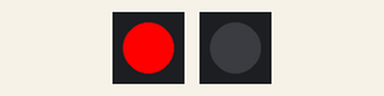
Recording of a program running on a simulated Raspberry Pi (BCM pin numbers). On the bench: 2 × 1 RGB LEDs in strip order, left to right.

Above: at 0.06 s.
At 8.39 s:
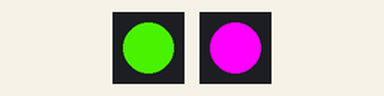
At 19.61 s:
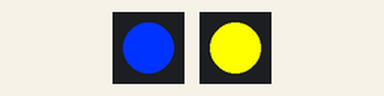
At 39.85 s:
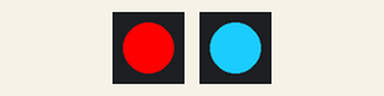
Timing chart, 0 to 40.0 s (numbered marks = the images above):
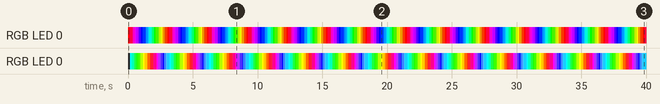

The program:

RGBreverse.py
```python
#!/usr/bin/env python3

from gpiozero import RGBLED
from time import sleep

led = RGBLED(20,19,21,active_high=True)
led2 = RGBLED(13,18,17,active_high=True)

while True:
	#red
	led.color = (1,0,0)
	sleep(0.12)

	#.5
	led.color = (1,0,0.25)
	sleep(0.05)

	#red
	led2.color = (0,1,1)
	sleep(0.12)

	#.5
	led2.color = (0,1,0.75)
	sleep(0.05)

	#rose
	led.color = (0.95,0,0.4)
	sleep(0.06)

	#.5
	led.color = (0.9,0,0.75)
	sleep(0.05)

	#rose
	led2.color = (0.05,1,0.6)
	sleep(0.06)

	#.5
	led2.color = (0.1,1,0.25)
	sleep(0.05)

	#purple
	led.color = (0.9,0,1)
	sleep(0.07)

	#.5
	led.color = (0.77,0,1)
	sleep(0.05)

	#purple
	led2.color = (0.1,1,0)
	sleep(0.07)

	#.5
	led2.color = (0.23,1,0)
	sleep(0.05)

	#violet
	led.color = (0.6,0,1)
	sleep(0.06)

	#.5
	led.color = (0.3,0,1)
	sleep(0.05)

	#violet
	led2.color = (0.4,1,0)
	sleep(0.06)

	#.5
	led2.color = (0.7,1,0)
	sleep(0.05)

	#blue
	led.color = (0,0,1)
	sleep(0.12)

	#.5
	led.color = (0,0.2,1)
	sleep(0.05)

	#blue
	led2.color = (1,1,0)
	sleep(0.12)

	#.5
	led2.color = (1,0.8,0)
	sleep(0.05)

	#azure
	led.color = (0,0.35,1)
	sleep(0.06)

	#.5
	led.color = (0,0.6,1)
	sleep(0.05)

	#azure
	led2.color = (1,0.65,0)
	sleep(0.06)

	#.5
	led2.color = (1,0.4,0)
	sleep(0.05)

	#cyan
	led.color = (0,0.8,1)
	sleep(0.07)

	#.5
	led.color = (0,0.9,0.8)
	sleep(0.05)

	#cyan
	led2.color = (1,0.2,0)
	sleep(0.07)

	#.5
	led2.color = (1,0.1,0.2)
	sleep(0.05)

	#teal
	led.color = (0,0.9,0.65)
	sleep(0.06)

	#.5
	led.color = (0,1,0.45)
	sleep(0.05)

	#teal
	led2.color = (1,0.1,0.35)
	sleep(0.06)

	#.5
	led2.color = (1,0,0.55)
	sleep(0.05)

	#green
	led.color = (0,1,0)
	sleep(0.12)

	#.5
	led.color = (0.25,0.83,0)
	sleep(0.05)

	#green
	led2.color = (1,0,1)
	sleep(0.12)

	#.5
	led2.color = (0.75,0.17,1)
	sleep(0.05)

	#lime
	led.color = (0.5,0.75,0)
	sleep(0.06)

	#.5
	led.color = (0.7,0.83,0)
	sleep(0.05)

	#lime
	led2.color = (0.5,0.25,1)
	sleep(0.06)

	#.5
	led2.color = (0.3,0.17,1)
	sleep(0.05)

	#yellow
	led.color = (1,1,0)
	sleep(0.07)

	#.5
	led.color = (0.78,0.5,0)
	sleep(0.05)

	#yellow
	led2.color = (0,0,1)
	sleep(0.07)

	#.5
	led2.color = (0.22,0.5,1)
	sleep(0.05)

	#orange
	led.color = (0.7,0.25,0)
	sleep(0.06)

	#.5
	led.color = (0.9,0.2,0)
	sleep(0.05)

	#orange
	led2.color = (0.3,0.75,1)
	sleep(0.06)

	#.5
	led2.color = (0.1,0.8,1)
	sleep(0.05)
```
